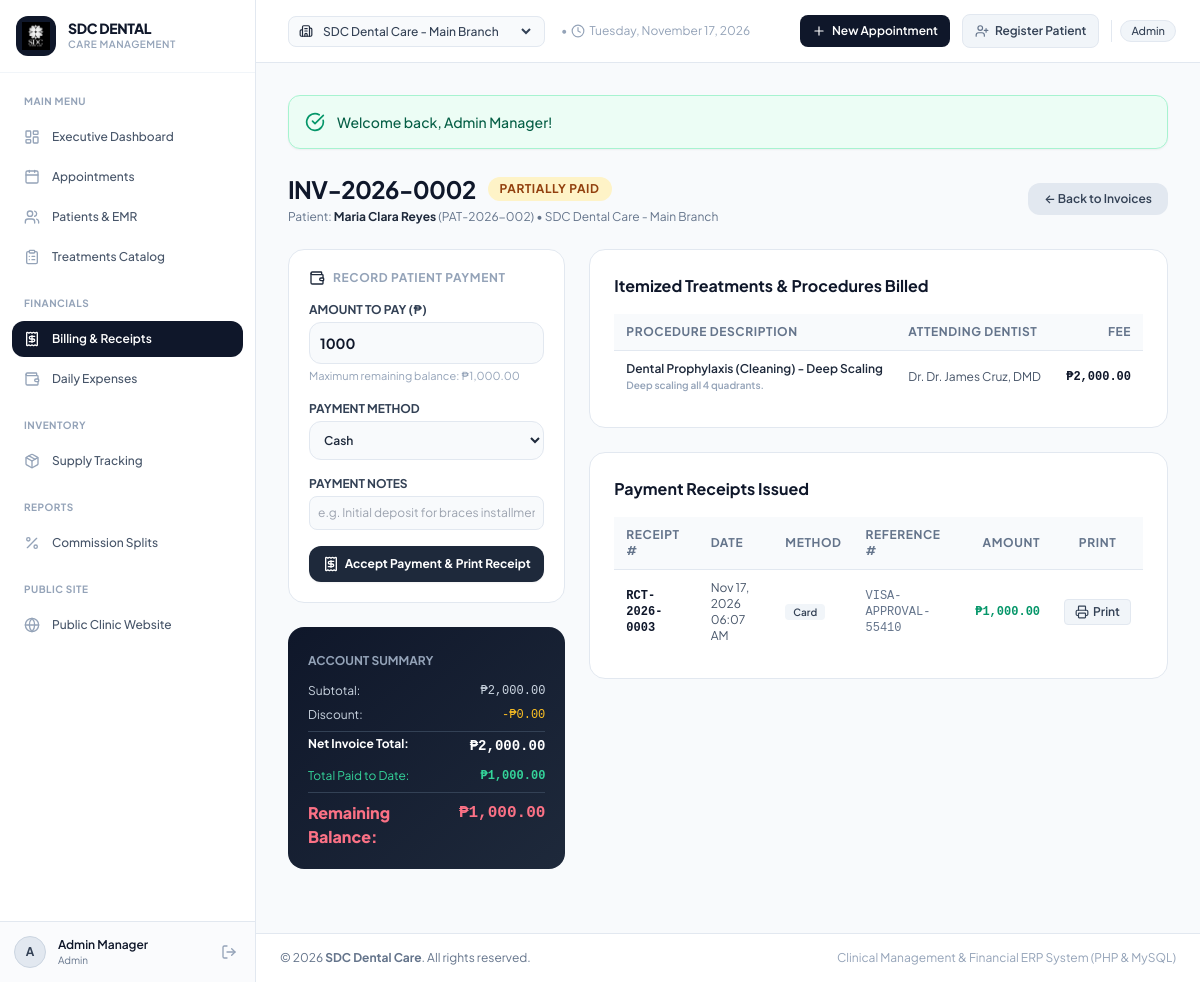
The app's page /index.php?page=invoice_view&id=2 (signed in) with its own data.
### tables this page shows
CREATE TABLE `billing_invoices` (
    `id` INT AUTO_INCREMENT PRIMARY KEY,
    `invoice_number` VARCHAR(30) UNIQUE NOT NULL,
    `appointment_id` INT NOT NULL,
    `patient_id` INT NOT NULL,
    `branch_id` INT NOT NULL,
    `subtotal` DECIMAL(10,2) NOT NULL,
    `discount_amount` DECIMAL(10,2) DEFAULT 0.00,
    `total_amount` DECIMAL(10,2) NOT NULL,
    `paid_amount` DECIMAL(10,2) DEFAULT 0.00,
    `balance_amount` DECIMAL(10,2) NOT NULL,
    `payment_status` ENUM('unpaid', 'partially_paid', 'paid') DEFAULT 'unpaid',
    `created_at` TIMESTAMP DEFAULT CURRENT_TIMESTAMP,
    `updated_at` TIMESTAMP DEFAULT CURRENT_TIMESTAMP ON UPDATE CURRENT_TIMESTAMP,
    FOREIGN KEY (`appointment_id`) REFERENCES `appointments`(`id`),
    FOREIGN KEY (`patient_id`) REFERENCES `patients`(`id`),
    FOREIGN KEY (`branch_id`) REFERENCES `branches`(`id`)
);

CREATE TABLE `patients` (
    `id` INT AUTO_INCREMENT PRIMARY KEY,
    `patient_code` VARCHAR(30) UNIQUE NOT NULL,
    `first_name` VARCHAR(50) NOT NULL,
    `last_name` VARCHAR(50) NOT NULL,
    `gender` ENUM('male', 'female', 'other') DEFAULT 'other',
    `date_of_birth` DATE NULL,
    `phone` VARCHAR(30) NOT NULL,
    `email` VARCHAR(100) NULL,
    `address` TEXT NULL,
    `occupation` VARCHAR(100) NULL,
    `medical_history` TEXT NULL,
    `allergies` TEXT NULL,
    `created_at` TIMESTAMP DEFAULT CURRENT_TIMESTAMP
);

CREATE TABLE `branches` (
    `id` INT AUTO_INCREMENT PRIMARY KEY,
    `branch_name` VARCHAR(100) NOT NULL,
    `branch_code` VARCHAR(20) UNIQUE NOT NULL,
    `address` TEXT,
    `contact_number` VARCHAR(30),
    `is_active` TINYINT(1) DEFAULT 1,
    `created_at` TIMESTAMP DEFAULT CURRENT_TIMESTAMP
);

CREATE TABLE `appointment_treatments` (
    `id` INT AUTO_INCREMENT PRIMARY KEY,
    `appointment_id` INT NOT NULL,
    `treatment_id` INT NOT NULL,
    `dentist_id` INT NOT NULL,
    `actual_price` DECIMAL(10,2) NOT NULL,
    `commission_rate` DECIMAL(5,2) NOT NULL,
    `dentist_commission_amount` DECIMAL(10,2) NOT NULL,
    `clinic_share_amount` DECIMAL(10,2) NOT NULL,
    `notes` TEXT NULL,
    `performed_at` TIMESTAMP DEFAULT CURRENT_TIMESTAMP,
    FOREIGN KEY (`appointment_id`) REFERENCES `appointments`(`id`) ON DELETE CASCADE,
    FOREIGN KEY (`treatment_id`) REFERENCES `treatments`(`id`),
    FOREIGN KEY (`dentist_id`) REFERENCES `dentists`(`id`)
);

CREATE TABLE `treatments` (
    `id` INT AUTO_INCREMENT PRIMARY KEY,
    `treatment_code` VARCHAR(30) UNIQUE NOT NULL,
    `treatment_name` VARCHAR(100) NOT NULL,
    `category` VARCHAR(50) NOT NULL DEFAULT 'General',
    `standard_price` DECIMAL(10,2) NOT NULL,
    `fixed_commission_rate` DECIMAL(5,2) NOT NULL DEFAULT 30.00,
    `description` TEXT,
    `is_active` TINYINT(1) DEFAULT 1
);

CREATE TABLE `users` (
    `id` INT AUTO_INCREMENT PRIMARY KEY,
    `branch_id` INT NULL,
    `role` ENUM('admin', 'dentist', 'front_desk', 'assistant') NOT NULL,
    `username` VARCHAR(50) UNIQUE NOT NULL,
    `password_hash` VARCHAR(255) NOT NULL,
    `full_name` VARCHAR(100) NOT NULL,
    `email` VARCHAR(100) UNIQUE,
    `phone` VARCHAR(30),
    `status` ENUM('active', 'inactive') DEFAULT 'active',
    `created_at` TIMESTAMP DEFAULT CURRENT_TIMESTAMP,
    FOREIGN KEY (`branch_id`) REFERENCES `branches`(`id`) ON DELETE SET NULL
);

CREATE TABLE `payments` (
    `id` INT AUTO_INCREMENT PRIMARY KEY,
    `receipt_number` VARCHAR(30) UNIQUE NOT NULL,
    `invoice_id` INT NOT NULL,
    `patient_id` INT NOT NULL,
    `branch_id` INT NOT NULL,
    `amount_paid` DECIMAL(10,2) NOT NULL,
    `payment_method` ENUM('Cash', 'Online', 'Card') NOT NULL,
    `reference_number` VARCHAR(100) NULL,
    `received_by` INT NOT NULL,
    `payment_date` TIMESTAMP DEFAULT CURRENT_TIMESTAMP,
    `notes` TEXT,
    FOREIGN KEY (`invoice_id`) REFERENCES `billing_invoices`(`id`),
    FOREIGN KEY (`patient_id`) REFERENCES `patients`(`id`),
    FOREIGN KEY (`branch_id`) REFERENCES `branches`(`id`),
    FOREIGN KEY (`received_by`) REFERENCES `users`(`id`)
);

### views/billing/view.php (the view, shortened to what the rows shown need)
<?php
require_once __DIR__ . '/../layouts/header.php';
$balance = (float)$invoice['balance_amount'];
?>
<div class="mb-6 flex flex-col md:flex-row md:items-center md:justify-between gap-4">
    <div>
        <div class="flex items-center space-x-3">
            <h2 class="text-2xl font-bold text-slate-900 tracking-tight"><?= htmlspecialchars($invoice['invoice_number']) ?></h2>
            <span class="inline-block px-3 py-1 rounded-full text-xs font-bold uppercase tracking-wider <?= $invoice['payment_status'] === 'paid' ? 'bg-emerald-100 text-emerald-800' : 'bg-amber-100 text-amber-800' ?>">
                <?= str_replace('_', ' ', $invoice['payment_status']) ?>
            </span>
        </div>
        <p class="text-xs text-slate-500 mt-1">
            Patient: <strong class="text-slate-800"><?= htmlspecialchars($invoice['first_name'] . ' ' . $invoice['last_name']) ?></strong>
            (<?= htmlspecialchars($invoice['patient_code']) ?>) • <?= htmlspecialchars($invoice['branch_name']) ?>
        </p>
    </div>
    <a href="<?= BASE_URL ?>/index.php?page=billing" class="px-4 py-2 bg-slate-200 hover:bg-slate-300 text-slate-700 text-xs font-semibold rounded-xl transition">
        &larr; Back to Invoices
    </a>
</div>
<div class="grid grid-cols-1 lg:grid-cols-3 gap-6 mb-8">
    <div class="space-y-6">
        <div class="bg-white rounded-2xl border border-slate-200 shadow-xs p-5">
            <h3 class="text-xs font-bold uppercase tracking-wider text-slate-400 mb-4 flex items-center space-x-2">
                <i data-lucide="wallet" class="w-4 h-4 text-teal-600"></i>
                <span>Record Patient Payment</span>
            </h3>
            <?php if ($balance <= 0): ?>
                <div class="p-4 bg-emerald-50 border border-emerald-200 rounded-xl text-xs text-emerald-800 text-center font-medium">
                    <i data-lucide="check-circle" class="w-6 h-6 mx-auto mb-1 text-emerald-600"></i>
                    This invoice is fully settled. No remaining balance due.
                </div>
            <?php else: ?>
                <form action="<?= BASE_URL ?>/index.php?page=record_payment" method="POST" class="space-y-4">
                    <div>
                        <label class="block text-xs font-bold text-slate-700 uppercase mb-1">Amount to Pay (<?= APP_CURRENCY ?>)</label>
                        <input type="number" step="0.01" min="1" max="<?= $balance ?>" name="amount_paid" value="<?= $balance ?>" required
                               class="w-full p-2.5 bg-slate-50 border border-slate-200 rounded-xl text-sm font-bold text-slate-900 focus:bg-white focus:ring-1 focus:ring-teal-500">
                        <span class="text-[11px] text-slate-400 mt-1 block">Maximum remaining balance: <?= APP_CURRENCY ?><?= number_format($balance, 2) ?></span>
                    </div>
                    <div>
                        <label class="block text-xs font-bold text-slate-700 uppercase mb-1">Payment Method</label>
                        <select name="payment_method" id="selPaymentMethod" onchange="toggleRefField(this.value)" required
                                class="w-full p-2.5 bg-slate-50 border border-slate-200 rounded-xl text-xs font-semibold focus:bg-white focus:ring-1 focus:ring-teal-500">
                            <option value="Cash">Cash</option>
                        </select>
                    </div>
                    <div>
                        <label class="block text-xs font-bold text-slate-700 uppercase mb-1">Payment Notes</label>
                        <input type="text" name="notes" placeholder="e.g. Initial deposit for braces installment..."
                               class="w-full p-2 bg-slate-50 border border-slate-200 rounded-lg text-xs">
                    </div>
                    <button type="submit" class="w-full py-2.5 bg-teal-600 hover:bg-teal-700 text-white font-bold rounded-xl text-xs shadow-sm transition flex items-center justify-center space-x-1.5">
                        <i data-lucide="receipt" class="w-4 h-4"></i>
                        <span>Accept Payment & Print Receipt</span>
                    </button>
                </form>
            <?php endif; ?>
        </div>
        <div class="bg-gradient-to-br from-slate-900 to-slate-800 rounded-2xl p-5 text-white shadow-xs">
            <span class="text-xs uppercase font-bold text-slate-400">Account Summary</span>
            <div class="mt-3 space-y-2 text-xs">
                <div class="flex justify-between text-slate-300">
                    <span>Subtotal:</span>
                    <span class="font-mono"><?= APP_CURRENCY ?><?= number_format($invoice['subtotal'], 2) ?></span>
                </div>
                <div class="flex justify-between text-slate-300">
                    <span>Discount:</span>
                    <span class="font-mono text-amber-400">-<?= APP_CURRENCY ?><?= number_format($invoice['discount_amount'], 2) ?></span>
                </div>
                <div class="flex justify-between font-bold text-white border-t border-slate-700 pt-1">
                    <span>Net Invoice Total:</span>
                    <span class="font-mono text-sm"><?= APP_CURRENCY ?><?= number_format($invoice['total_amount'], 2) ?></span>
                </div>
                <div class="flex justify-between text-emerald-400 pt-1">
                    <span>Total Paid to Date:</span>
                    <span class="font-mono font-bold"><?= APP_CURRENCY ?><?= number_format($invoice['paid_amount'], 2) ?></span>
                </div>
                <div class="flex justify-between font-extrabold text-base border-t border-slate-700 pt-2 <?= $balance > 0 ? 'text-rose-400' : 'text-emerald-400' ?>">
                    <span>Remaining Balance:</span>
                    <span class="font-mono"><?= APP_CURRENCY ?><?= number_format($balance, 2) ?></span>
                </div>
            </div>
        </div>
    </div>
    <div class="lg:col-span-2 space-y-6">
        <div class="bg-white rounded-2xl border border-slate-200 shadow-xs p-6">
            <h3 class="text-base font-bold text-slate-900 mb-4">Itemized Treatments & Procedures Billed</h3>
            <div class="overflow-x-auto">
                <table class="w-full text-left border-collapse text-xs">
                    <thead>
                        <tr class="bg-slate-50 text-slate-500 uppercase font-bold border-b border-slate-200">
                            <th class="py-2.5 px-3">Procedure Description</th>
                            <th class="py-2.5 px-3">Attending Dentist</th>
                            <th class="py-2.5 px-3 text-right">Fee</th>
                        </tr>
                    </thead>
                    <tbody class="divide-y divide-slate-100">
                        <?php foreach ($treatments as $t): ?>
                            <tr>
                                <td class="py-2.5 px-3 font-semibold text-slate-800">
                                    <?= htmlspecialchars($t['treatment_name']) ?>
                                    <?php if (!empty($t['notes'])): ?>
                                        <span class="text-[10px] text-slate-400 block"><?= htmlspecialchars($t['notes']) ?></span>
                                    <?php endif; ?>
                                </td>
                                <td class="py-2.5 px-3 text-slate-600">Dr. <?= htmlspecialchars($t['dentist_name']) ?></td>
                                <td class="py-2.5 px-3 text-right font-mono font-bold text-slate-900"><?= APP_CURRENCY ?><?= number_format($t['actual_price'], 2) ?></td>
                            </tr>
                        <?php endforeach; ?>
                    </tbody>
                </table>
            </div>
        </div>
        <div class="bg-white rounded-2xl border border-slate-200 shadow-xs p-6">
            <h3 class="text-base font-bold text-slate-900 mb-4">Payment Receipts Issued</h3>
            <div class="overflow-x-auto">
                <table class="w-full text-left border-collapse text-xs">
                    <thead>
                        <tr class="bg-slate-50 text-slate-500 uppercase font-bold border-b border-slate-200">
                            <th class="py-2.5 px-3">Receipt #</th>
                            <th class="py-2.5 px-3">Date</th>
                            <th class="py-2.5 px-3">Method</th>
                            <th class="py-2.5 px-3">Reference #</th>
                            <th class="py-2.5 px-3 text-right">Amount</th>
                            <th class="py-2.5 px-3 text-center">Print</th>
                        </tr>
                    </thead>
                    <tbody class="divide-y divide-slate-100">
                        <?php if (empty($payments)): ?>
                            <tr>
                                <td colspan="6" class="text-center py-6 text-slate-400 italic">No payments recorded yet for this invoice.</td>
                            </tr>
                        <?php else: ?>
                            <?php foreach ($payments as $pay): ?>
                                <tr class="hover:bg-slate-50 transition">
                                    <td class="py-2.5 px-3 font-mono font-bold text-teal-700"><?= htmlspecialchars($pay['receipt_number']) ?></td>
                                    <td class="py-2.5 px-3 text-slate-600"><?= date('M d, Y h:i A', strtotime($pay['payment_date'])) ?></td>
                                    <td class="py-2.5 px-3">
                                        <span class="px-2 py-0.5 rounded font-semibold text-[10px] bg-slate-100 text-slate-700">
                                            <?= htmlspecialchars($pay['payment_method']) ?>
                                        </span>
                                    </td>
                                    <td class="py-2.5 px-3 font-mono text-slate-500"><?= htmlspecialchars($pay['reference_number'] ?: '-') ?></td>
                                    <td class="py-2.5 px-3 text-right font-mono font-bold text-emerald-600"><?= APP_CURRENCY ?><?= number_format($pay['amount_paid'], 2) ?></td>
                                    <td class="py-2.5 px-3 text-center">
                                        <a href="<?= BASE_URL ?>/index.php?page=receipt&id=<?= $pay['id'] ?>" target="_blank"
                                           class="px-2.5 py-1 bg-slate-100 hover:bg-teal-50 hover:text-teal-700 text-slate-700 font-semibold rounded border border-slate-200 transition inline-flex items-center space-x-1">
                                            <i data-lucide="printer" class="w-3.5 h-3.5"></i>
                                            <span>Print</span>
                                        </a>
                                    </td>
                                </tr>
                            <?php endforeach; ?>
                        <?php endif; ?>
                    </tbody>
                </table>
            </div>
        </div>
    </div>
</div>
<?php require_once __DIR__ . '/../layouts/footer.php'; ?>

### records on screen
billing_invoices: invoice_number "INV-2026-0002", payment_status "PARTIALLY PAID", patient.last_name "Maria Clara Reyes", patient.patient_code "PAT-2026-002", branch.branch_name "SDC Dental Care - Main Branch", amount_paid "1000", balance_amount "1,000.00", subtotal "2,000.00", discount_amount "0.00", total_amount "2,000.00", paid_amount "1,000.00"
appointment_treatments: treatment.treatment_name "Dental Prophylaxis (Cleaning) - Deep Scaling", notes "Deep scaling all 4 quadrants.", users.full_name "Dr. James Cruz, DMD", actual_price "2,000.00"
payments: receipt_number "RCT-2026-0003", payment_date "Nov 17, 2026 06:07 AM", payment_method "Card", reference_number "VISA-APPROVAL-55410", amount_paid "1,000.00"

### other values on screen
substr($currentUser['full_name'] ?? 'U', 0, 1) "A"
$currentUser['full_name'] "Admin Manager"
str_replace('_', ' ', $currentUser['role'] ?? 'Staff') "Admin"
str_replace('_', ' ', $currentUser['role']) "Admin"
$success "Welcome back, Admin Manager!"
APP_CURRENCY "₱"
APP_NAME "SDC Dental Care"
form field branch_id "SDC Dental Care - Main Branch"
